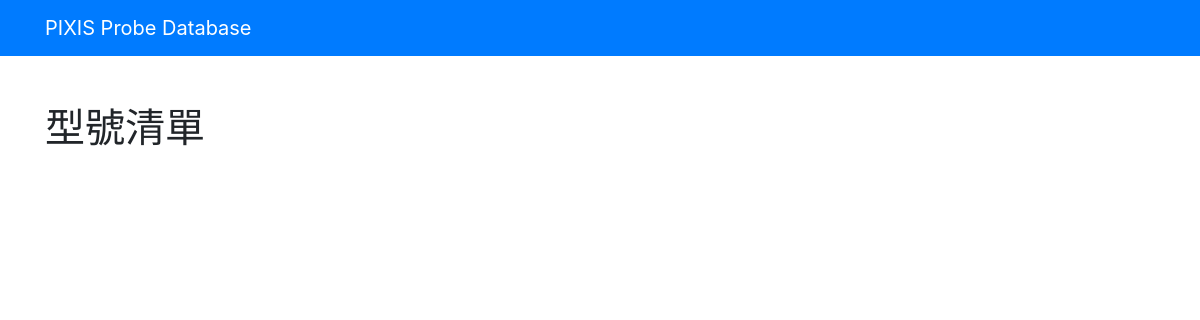
Before: /Probes/Models with the older database file.
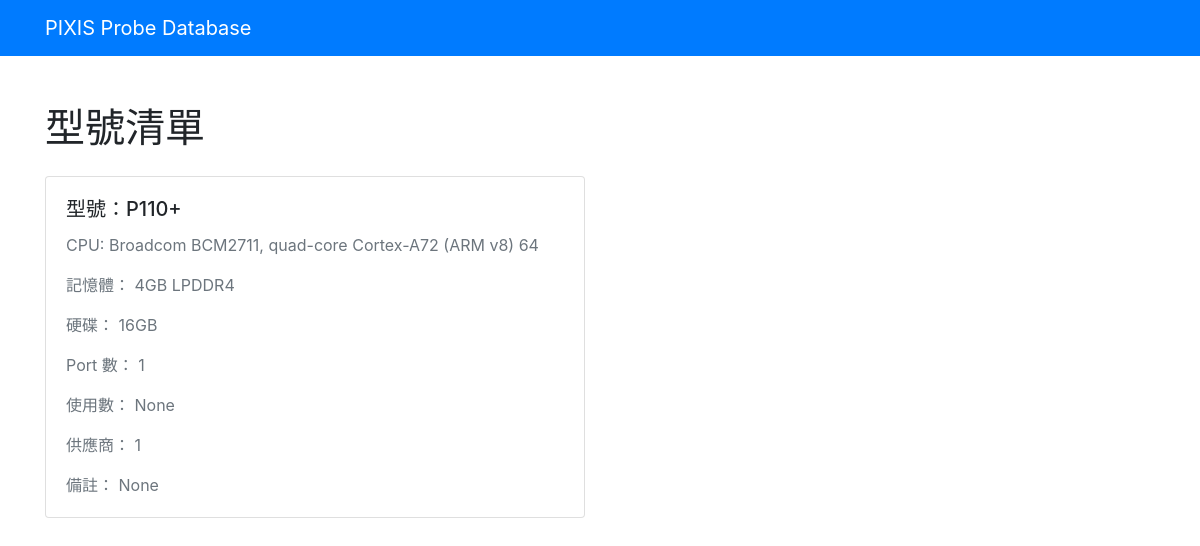
After: the same page with the newer database file.
### Probe/models.py (models this page shows)
class ProbeModelDetail(models.Model):
    ModelName = models.CharField(max_length=20)
    PortCount = models.IntegerField()
    CPU = models.CharField(max_length=50)
    Memony = models.CharField(max_length=50)
    HDD = models.CharField(max_length=50)
    Provider = models.IntegerField()
    UsedCount = models.IntegerField()
    Note = models.CharField(max_length=200,null=True,blank=True)

### Probe/views.py (the view)
# urls.py: path('Models', views.ProbeModelListView.as_view()),
class ProbeModelListView(generic.ListView):
    model = ProbeModelDetail
    template_name = 'Probe/templates/Probe_model_list.html'

### Probe/templates/Probe_model_list.html
{% extends 'base.html' %}
{% block body %}
<div class="container mt-5">
  <h1>型號清單</h1>
  <div class="row">
    {% for probemodel in object_list %}
<div class="col-md-6">
      <div class="card my-3">
        <div class="card-body">
          <h5 class="card-title">型號：{{ probemodel.ModelName }}</h5>
          <p class="card-text text-muted">CPU: {{ probemodel.CPU }}</p>
          <p class="card-text text-muted">記憶體： {{ probemodel.Memony }}</p>
          <p class="card-text text-muted">硬碟： {{ probemodel.HDD }}</p>
          <p class="card-text text-muted">Port 數： {{ probemodel.PortCount }}</p>
          <p class="card-text text-muted">使用數： {{ probemodel.UsedCount }}</p>
          <p class="card-text text-muted">供應商： {{ probemodel.Provider }}</p>
          <p class="card-text text-muted">備註： {{ probemodel.Note }}</p>
        </div>
      </div>
    </div>
    {% endfor %}
  </div>
</div>
{% endblock %}

Changed rows visible on the page:
added ProbeModelDetail: ModelName "P110+", CPU "Broadcom BCM2711, quad-core Cortex-A72 (ARM v8) 64", Memony "4GB LPDDR4", HDD "16GB", PortCount "1", UsedCount "None", Provider "1", Note "None"
